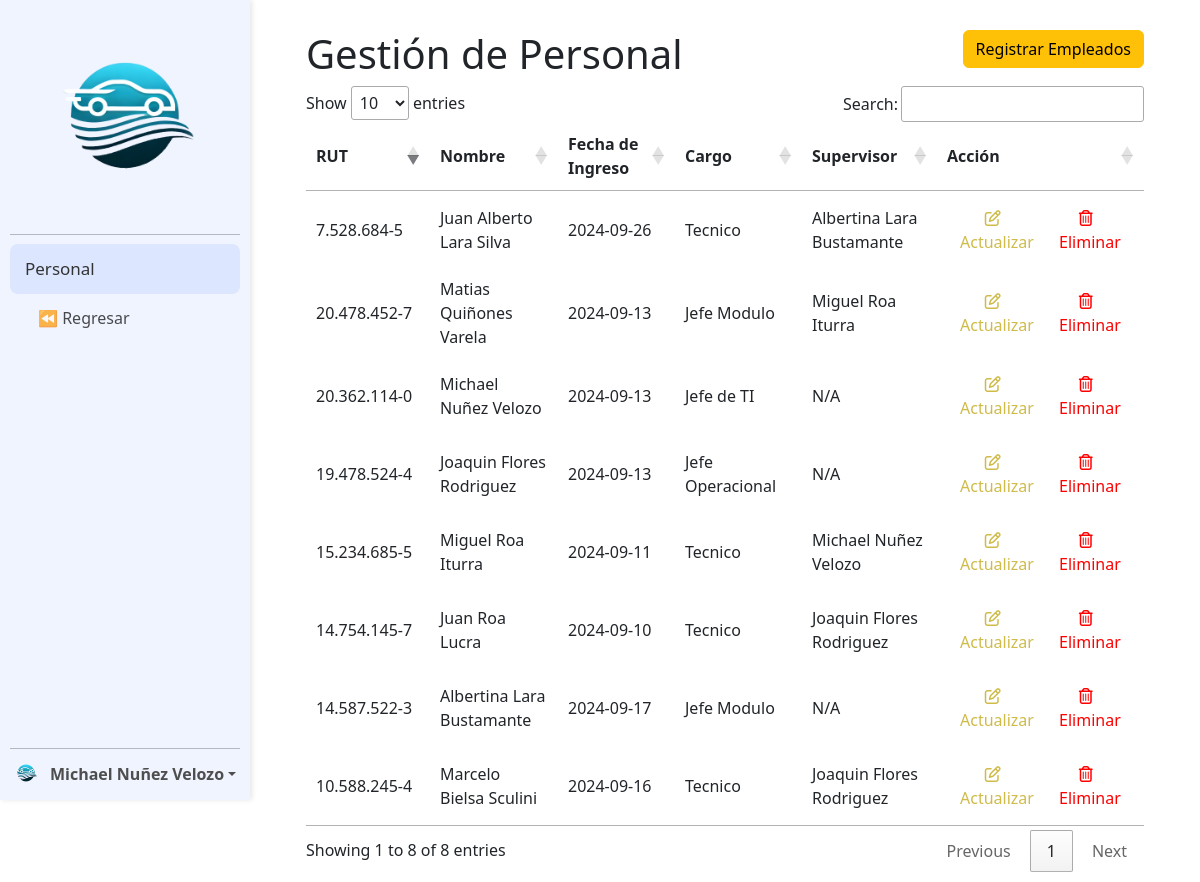
The page /Modulo_Flota/personal/lista_empleados.php (signed in) on the database its author committed.
### tables this page shows
CREATE TABLE `usuario` (
  `rut` varchar(15) NOT NULL,
  `nombre` varchar(45) DEFAULT NULL,
  `Usuario` varchar(20) DEFAULT NULL,
  `clave` varchar(64) DEFAULT NULL,
  `fecha_ingreso` date DEFAULT NULL,
  `Id_Rol` int(11) DEFAULT NULL,
  `id_cargo` int(11) DEFAULT NULL,
  `supervisor` varchar(15) DEFAULT NULL,
  PRIMARY KEY (`rut`),
  KEY `fk_usuario_roles` (`Id_Rol`),
  KEY `fk_usuario_cargo` (`id_cargo`),
  CONSTRAINT `fk_usuario_cargo` FOREIGN KEY (`id_cargo`) REFERENCES `cargo` (`id_cargo`) ON DELETE SET NULL ON UPDATE CASCADE,
  CONSTRAINT `fk_usuario_roles` FOREIGN KEY (`Id_Rol`) REFERENCES `roles` (`Id_Rol`) ON DELETE SET NULL ON UPDATE CASCADE
);

CREATE TABLE `cargo` (
  `id_cargo` int(11) NOT NULL AUTO_INCREMENT,
  `nombre_cargo` varchar(20) DEFAULT NULL,
  PRIMARY KEY (`id_cargo`)
);

### Modulo_Flota/personal/componentes/tabla_personal.php (the view, shortened to what this page needs)
<div class="row">
    <div class="col">
        <h1>Gestión de Personal</h1>
    </div>
    <div class="col-auto">
        <form action="" method="POST">
            <button type="button" class="btn btn-warning" data-bs-toggle="modal" data-bs-target="#modalAgregarPersonal">
                Registrar Empleados
            </button>
        </form>
    </div>
</div>
<?php
$sql_personal = "
    SELECT u.rut, u.nombre, u.fecha_ingreso, c.nombre_cargo, c.id_cargo,
           COALESCE(s.nombre, 'N/A') as nombre_supervisor
    FROM usuario u
    LEFT JOIN cargo c ON u.id_cargo = c.id_cargo
    LEFT JOIN usuario s ON u.supervisor = s.rut;
";
$stmt_personal = $conexion->prepare($sql_personal);
$stmt_personal->execute();
$resultado_personal = $stmt_personal->get_result();
?>
<table id="tabla_personal">
    <thead>
        <tr>
            <th style="width: 20%;">RUT</th>
            <th style="width: 20%;">Nombre</th>
            <th style="width: 20%;">Fecha de Ingreso</th>
            <th style="width: 20%;">Cargo</th>
            <th style="width: 20%;">Supervisor</th>
            <th style="width: 20%;">Acción</th>
        </tr>
    </thead>
    <tbody>
        <?php foreach ($resultado_personal as $personal) : ?>
            <tr>
                <td><?= htmlspecialchars($personal['rut']) ?></td>
                <td><?= htmlspecialchars($personal['nombre']) ?></td>
                <td><?= htmlspecialchars($personal['fecha_ingreso']) ?></td>
                <td><?= htmlspecialchars($personal['nombre_cargo']) ?></td>
                <td><?= htmlspecialchars($personal['nombre_supervisor']) ?></td>
                <td>
                    <div class="btn-group" role="group">
                        <button class="btn no-colapse" style="color: #cfbb4a" data-bs-toggle="modal" data-bs-target="#modal_actualizar"
                            onclick="completar_datos_modal_actualizar('<?= htmlspecialchars($personal['rut']) ?>', '<?= htmlspecialchars($personal['nombre']) ?>', '<?= htmlspecialchars($personal['fecha_ingreso']) ?>', '<?= htmlspecialchars($personal['id_cargo']) ?>', '<?= htmlspecialchars($personal['nombre']) ?>')">
                            <i class="fa-regular fa-pen-to-square"></i>
                            <span class="subrayado">Actualizar</span>
                        </button>
                        <button class="btn no-colapse" style="color: #ff0000" data-bs-toggle="modal" data-bs-target="#modal_eliminar" onclick="completar_datos_modal_eliminar('<?= htmlspecialchars($personal['rut']) ?>')">
                            <i class="fa-regular fa-trash-can"></i>
                            <span class="subrayado">Eliminar</span>
                        </button>
                    </div>
                </td>
            </tr>
        <?php endforeach ?>
    </tbody>
</table>

### rows shown on the page
usuario: rut "10.588.245-4", nombre "Marcelo Bielsa Sculini", fecha_ingreso "2024-09-16", id_cargo.nombre_cargo "Tecnico", nombre_supervisor "Joaquin Flores Rodriguez"
usuario: rut "14.587.522-3", nombre "Albertina Lara Bustamante", fecha_ingreso "2024-09-17", id_cargo.nombre_cargo "Jefe Modulo", nombre_supervisor "N/A"
usuario: rut "14.754.145-7", nombre "Juan Roa Lucra", fecha_ingreso "2024-09-10", id_cargo.nombre_cargo "Tecnico", nombre_supervisor "Joaquin Flores Rodriguez"
usuario: rut "15.234.685-5", nombre "Miguel Roa Iturra", fecha_ingreso "2024-09-11", id_cargo.nombre_cargo "Tecnico", nombre_supervisor "Michael Nuñez Velozo"
usuario: rut "19.478.524-4", nombre "Joaquin Flores Rodriguez", fecha_ingreso "2024-09-13", id_cargo.nombre_cargo "Jefe Operacional", nombre_supervisor "N/A"
usuario: rut "20.362.114-0", nombre "Michael Nuñez Velozo", fecha_ingreso "2024-09-13", id_cargo.nombre_cargo "Jefe de TI", nombre_supervisor "N/A"
usuario: rut "20.478.452-7", nombre "Matias Quiñones Varela", fecha_ingreso "2024-09-13", id_cargo.nombre_cargo "Jefe Modulo", nombre_supervisor "Miguel Roa Iturra"
usuario: rut "7.528.684-5", nombre "Juan Alberto Lara Silva", fecha_ingreso "2024-09-26", id_cargo.nombre_cargo "Tecnico", nombre_supervisor "Albertina Lara Bustamante"

### other values the page prints
$_SESSION['nombre'] "Michael Nuñez Velozo"
